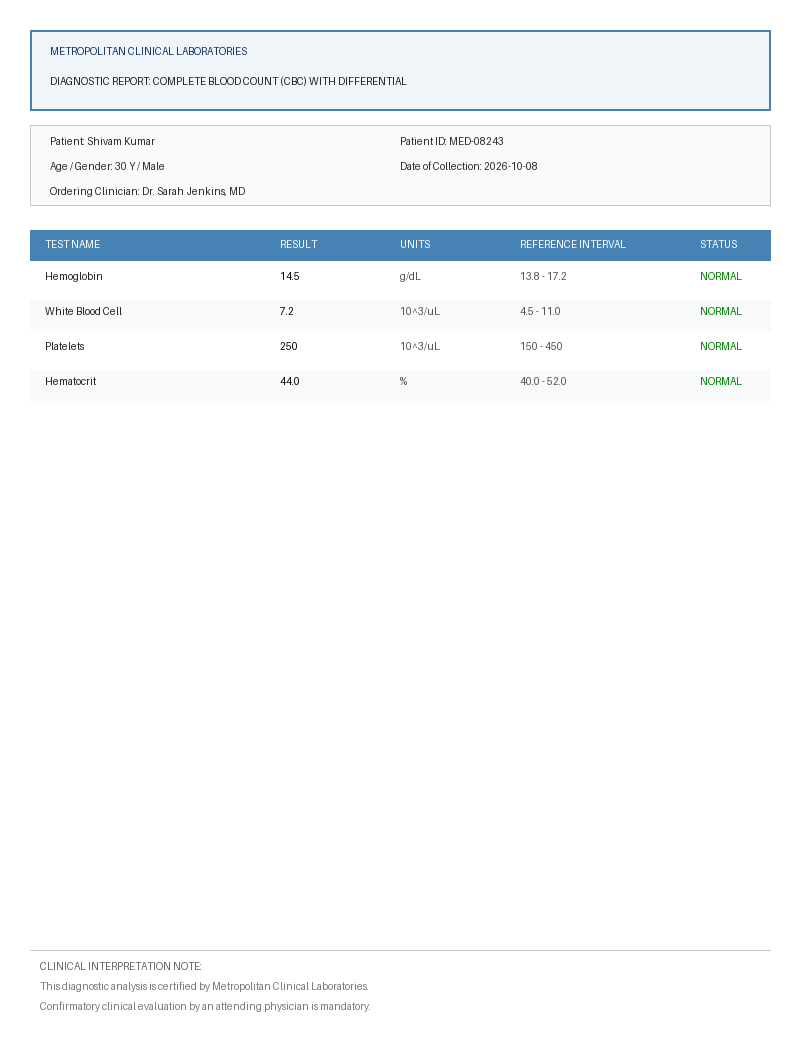
#> input picture sample_reports/complete_blood_count.png, 800 x 1050 px
$ python -i preprocessor.py   (imports and definitions only)
#> lines starting #> are read from the running program, lines starting #| are printed output that depends on the picture; after the words box and inside, x2 and y2 are one past the last pixel; in counts of white or black regions, pixels touching at a corner belong together
import logging
from typing import Tuple
import numpy as np
from PIL import Image, ImageOps, ImageFilter

logger = logging.getLogger("medilens.preprocessor")


class ImagePreprocessor:
    """
    OpenCV and PIL-based image preprocessor for medical laboratory reports.
    Applies deskewing, denoising, and CLAHE contrast enhancement to optimize OCR accuracy.
    """

    def __init__(self, clahe_clip_limit: float = 2.0, tile_grid_size: Tuple[int, int] = (8, 8)):
        self.clahe_clip_limit = clahe_clip_limit
        self.tile_grid_size = tile_grid_size

    def convert_to_grayscale(self, image: Image.Image) -> Image.Image:
        """Converts an input PIL image to 8-bit grayscale."""
        if image.mode != "L":
            return ImageOps.grayscale(image)
        return image

    def calculate_skew_angle(self, image: Image.Image) -> float:
        """
        Estimates the skew angle (in degrees) of a document image using projection profile variance.
        Tested for angles between -45 and +45 degrees.
        """
        gray = self.convert_to_grayscale(image)
        # Downsample for faster angle calculation
        w, h = gray.size
        sample = gray.resize((min(w, 800), min(h, 800)), Image.Resampling.BILINEAR)
        img_array = np.array(sample)

        # Threshold
        thresh = img_array < 128

        best_score = -1.0
        best_angle = 0.0

        # Scan candidate angles between -15 and +15 degrees in steps of 0.5 degrees
        for angle in np.arange(-15.0, 15.5, 0.5):
            # Rotate threshold mask using PIL
            rot_img = Image.fromarray(thresh).rotate(float(angle), resample=Image.Resampling.NEAREST)
            rot_data = np.array(rot_img)
            # Horizontal projection profile
            row_sums = np.sum(rot_data, axis=1)
            # Maximum variance corresponds to horizontally aligned text lines
            score = float(np.var(row_sums))

            if score > best_score:
                best_score = score
                best_angle = float(angle)

        return best_angle

    def deskew(self, image: Image.Image) -> Tuple[Image.Image, float]:
        """
        Detects skew angle and rotates the image back to horizontal orientation.
        """
        angle = self.calculate_skew_angle(image)
        if abs(angle) > 0.5:
            logger.info("Deskewing image by %.2f degrees", angle)
            # Rotate with white background fill
            rotated = image.rotate(angle, expand=True, fillcolor="white")
            return rotated, angle
        return image, 0.0

    def denoise(self, image: Image.Image) -> Image.Image:
        """
        Applies edge-preserving smoothing filter to reduce high-frequency scanner noise.
        """
        gray = self.convert_to_grayscale(image)
        # Use median filter for salt-and-pepper noise removal while preserving crisp text edges
        return gray.filter(ImageFilter.MedianFilter(size=3))

    def enhance_contrast(self, image: Image.Image) -> Image.Image:
        """
        Enhances document contrast using Adaptive Histogram Equalization.
        Ensures low-contrast laboratory dot-matrix printouts are clearly readable.
        """
        gray = self.convert_to_grayscale(image)
        # Standardize histogram using autocontrast with 1% cutoff
        return ImageOps.autocontrast(gray, cutoff=1)

    def preprocess(self, image: Image.Image) -> Tuple[Image.Image, dict]:
        """
        Executes the full preprocessing pipeline:
        Grayscale -> Deskew -> Denoise -> Contrast Enhancement
        """
        deskewed, angle = self.deskew(image)
        denoised = self.denoise(deskewed)
        enhanced = self.enhance_contrast(denoised)

        metadata = {
            "skew_angle_detected": angle,
            "width": enhanced.width,
            "height": enhanced.height,
            "format": "L",
        }
        return enhanced, metadata

>>> from PIL import Image
>>> picture = Image.open('../../../sample_reports/complete_blood_count.png')
#> picture is the input picture: PIL image 800x1050 RGB; mean R, G, B 246, 248.3, 250.2
>>> result = ImagePreprocessor().preprocess(picture)
#> in convert_to_grayscale, `return ImageOps.grayscale(image)`:
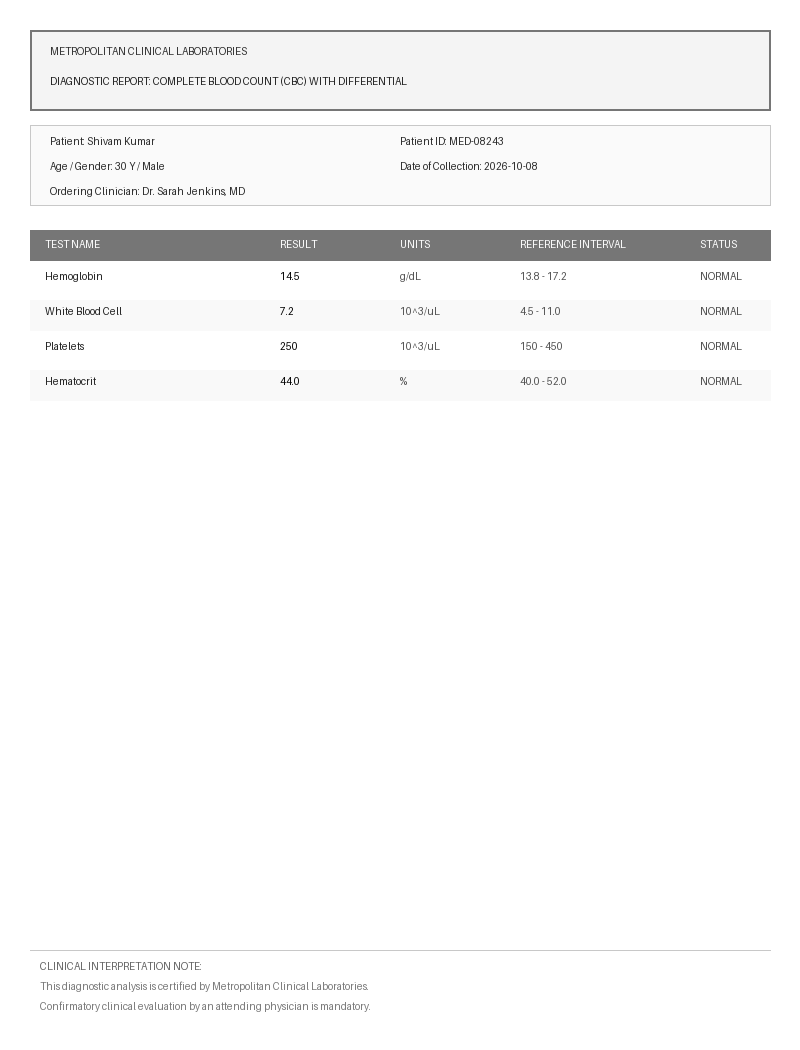
#> returned value: PIL image 800x1050 L; min 3, max 255, mean 247.9
#> in calculate_skew_angle, `sample = gray.resize((min(w, 800), min(h, 800)), Image.Resampling.BILI..`:
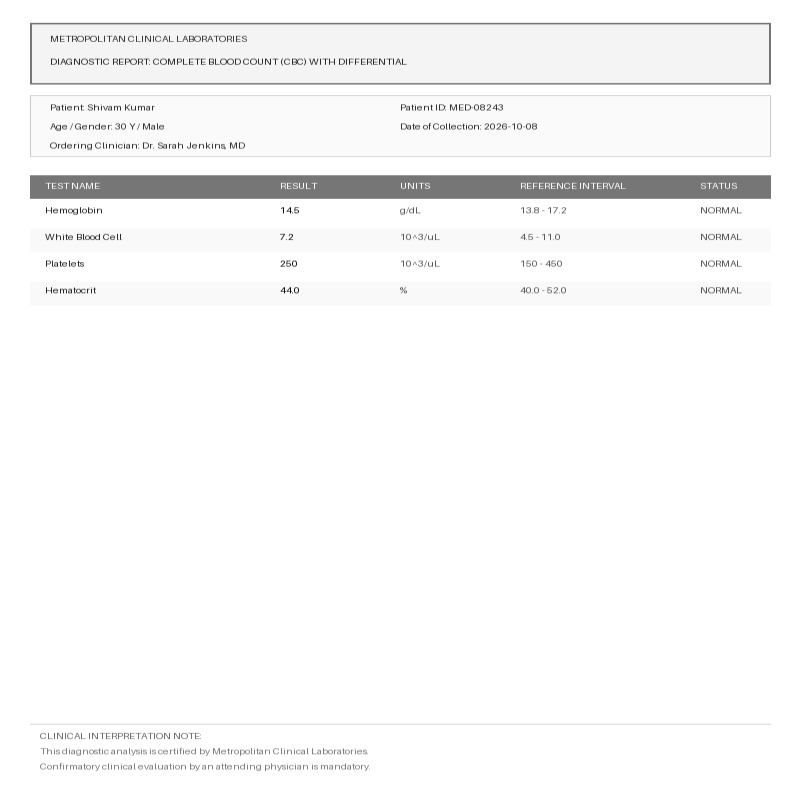
#> sample: PIL image 800x800 L; min 7, max 255, mean 247.9
#> in calculate_skew_angle, `thresh = img_array < 128`:
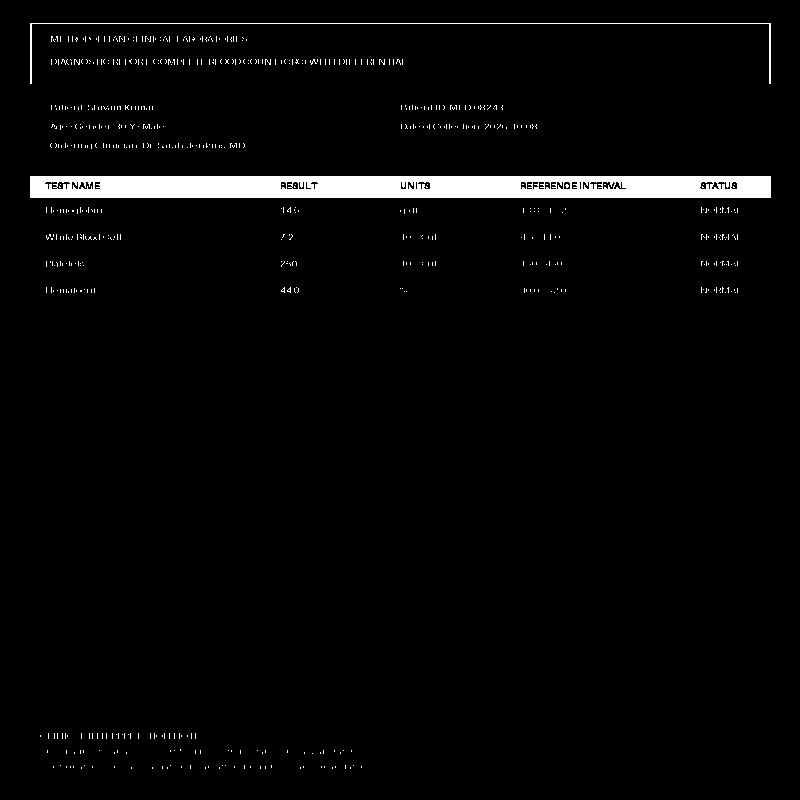
#> thresh: shape (800, 800) bool; 2.9% white; 677 white regions (675 under 20 px), largest, box (x1, y1, x2, y2) and area: (30, 176, 771, 198) 15293, (30, 23, 771, 84) 981
#> the loop in calculate_skew_angle, `for angle in np.arange(-15.0, 15.5, 0.5):` made 61 passes
#> (score, best_score) on passes 1 to 12: (1173.4, 1173.4), (1216.7, 1216.7), (1266.9, 1266.9), (1321.4, 1321.4), (1380.3, 1380.3), (1443, 1443), (1511.6, 1511.6), (1588.5, 1588.5), (1670, 1670), (1760.9, 1760.9), (1852.3, 1852.3), (1960.2, 1960.2)
#> score on passes 32 to 37: 11597.2, 10165.8, 8951.1, 7716.9, 6630.7, 5775
#> pass 1, in calculate_skew_angle, `rot_img = Image.fromarray(thresh).rotate(float(angle), resample=Image...`:
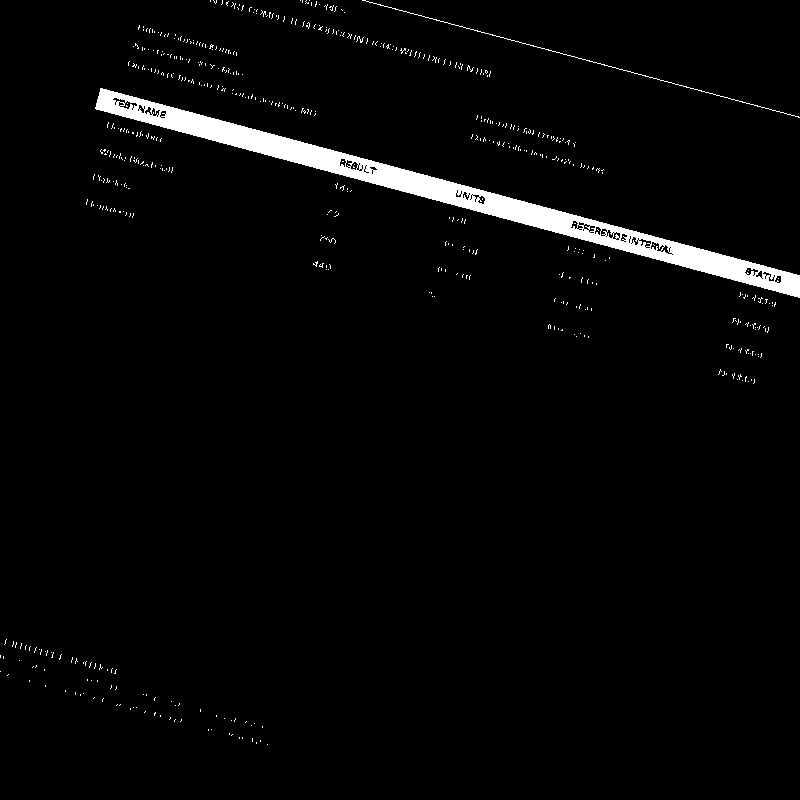
#> rot_img: PIL image 800x800 1; 2.7% white; 563 white regions (560 under 20 px), largest, box (x1, y1, x2, y2) and area: (95, 88, 800, 298) 15012, (362, 0, 800, 118) 453, (356, 36, 364, 43) 20
#> pass 3, in calculate_skew_angle, `rot_img = Image.fromarray(thresh).rotate(float(angle), resample=Image...`:
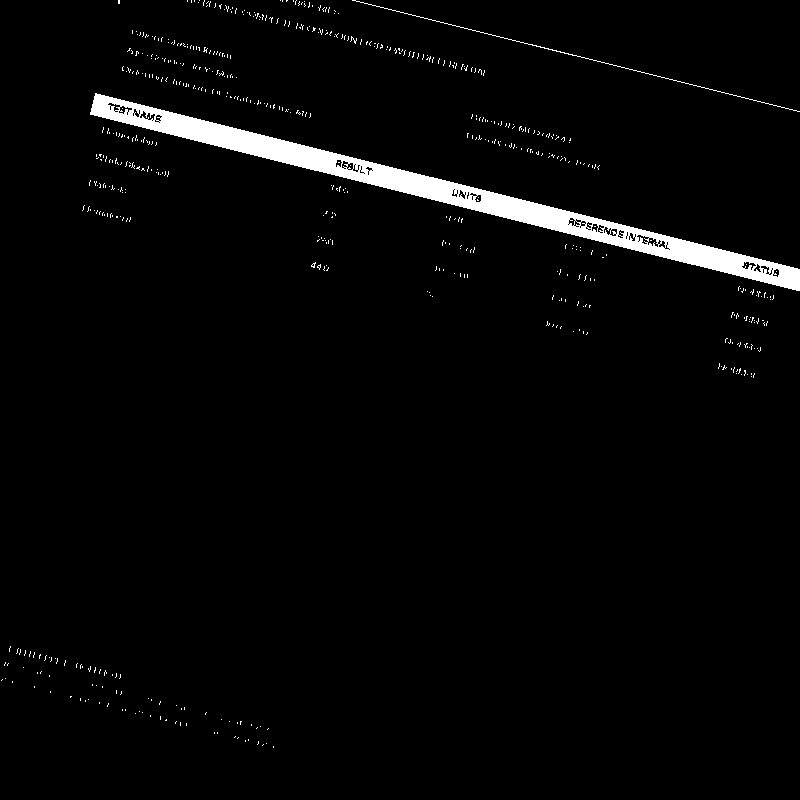
#> rot_img: PIL image 800x800 1; 2.8% white; 589 white regions (587 under 20 px), largest, box (x1, y1, x2, y2) and area: (90, 93, 800, 291) 15052, (352, 0, 800, 112) 459
#> after the loop in calculate_skew_angle, `for angle in np.arange(-15.0, 15.5, 0.5):`: best_angle = 0; best_score = 13767.1
#> in deskew, `angle = self.calculate_skew_angle(image)`: angle = 0
#> in enhance_contrast, `return ImageOps.autocontrast(gray, cutoff=1)`:
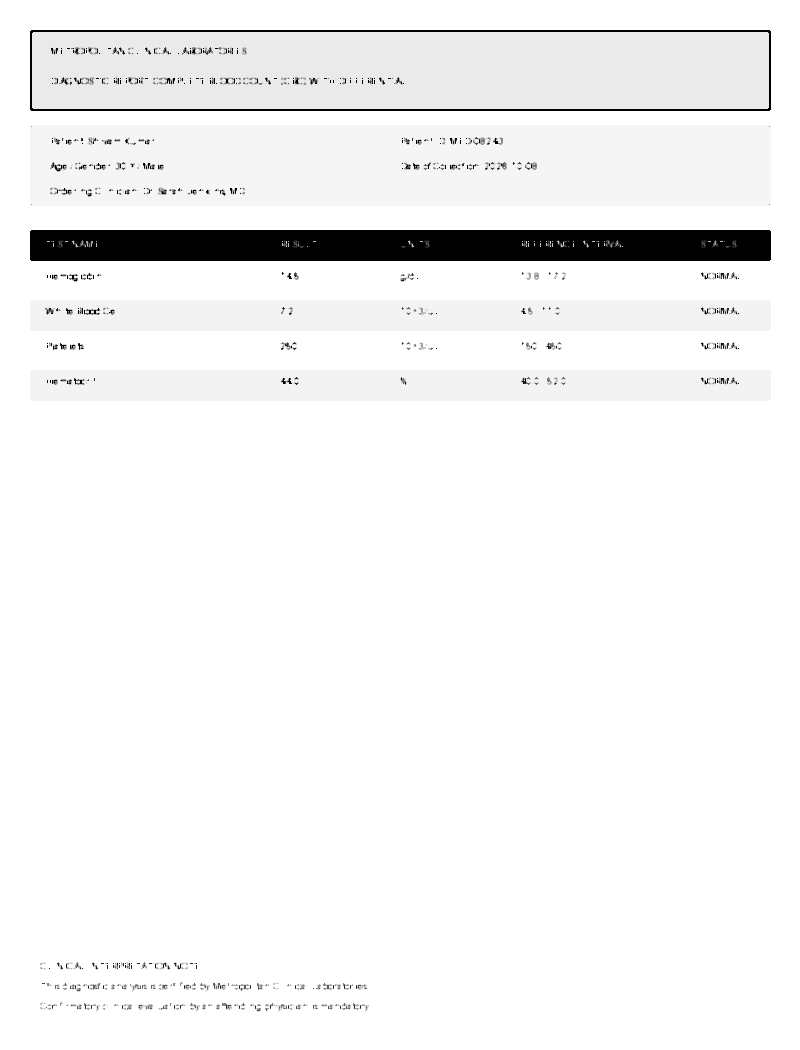
#> returned value: PIL image 800x1050 L; min 0, max 255, mean 243.3
#> in preprocess, `metadata = { "skew_angle_detected": angle, "width": enhanced.width, "h..`: metadata = {'skew_angle_detected': 0, 'width': 800, 'height': 1050, 'format': 'L'}
